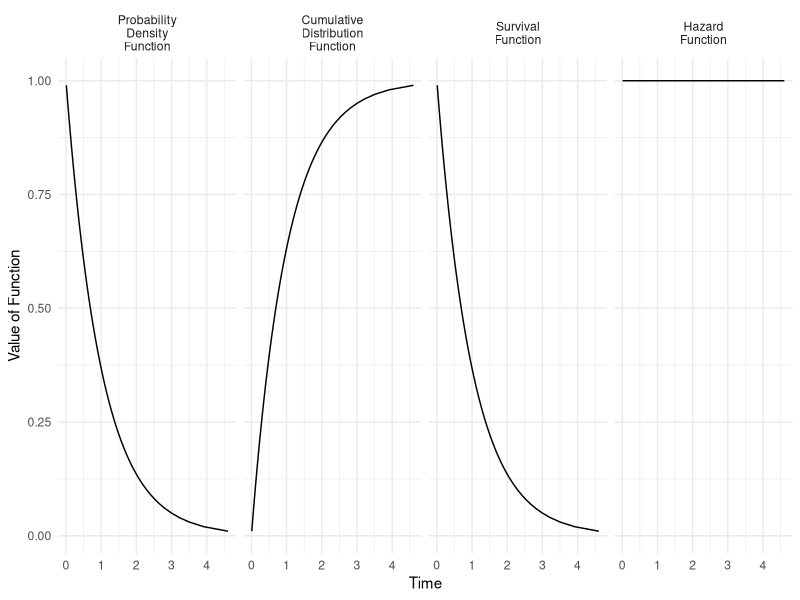

Source code (R):
## ---- chunk 1
library(tidyverse)
## ---- chunk 2

tibble(p = seq(.01,.99,.01)) |>
  mutate(
    y = qexp(p),
    `Probability\nDensity\nFunction` = dexp(y),
    `Cumulative\nDistribution\nFunction` = pexp(y),
    `Survival\nFunction` = 1 - pexp(y),
    `Hazard\nFunction` = 1
  ) |>
  pivot_longer(cols = -c(1:2)) |>
  mutate(name = fct_relevel(factor(name), c("Probability\nDensity\nFunction","Cumulative\nDistribution\nFunction","Survival\nFunction","Hazard\nFunction"))) |>
  ggplot(aes(x = y, y = value)) +
  geom_line() +
  facet_wrap(~name, nrow = 1) +
  ylab("Value of Function") +
  xlab("Time") +
  theme_minimal()
## ---- chunk 3
simulated <- tibble(id = 1:1000) |>
  mutate(
    # Exponential draws
    t = rexp(n()),
    # Trial cuts off at time 3
    c = t > 3,
    # Observed y is truncated at 3
    t_tilde = ifelse(t > 3, 3, t)
  )
## ---- chunk 4
log_likelihood <- function(log_lambda, data) {
  data |>
    mutate(
      likelihood_i = case_when(
        c == 0 ~ dexp(t_tilde, rate = exp(log_lambda)),
        c == 1 ~ pexp(t_tilde, rate = exp(log_lambda), lower.tail = FALSE)
      )
    ) |>
    summarize(
      log_likelihood = sum(log(likelihood_i))
    ) |>
    pull(log_likelihood)
}
## ---- chunk 5
optimize.out <- optimize(
  log_likelihood,  # function to optimize
  lower = -1,      # lower limit of log_lambda candidates
  upper = 1,       # upper limit of log_lambda candidates
  maximum = TRUE,  # search for maximum
  tol = .01,       # get within tol of truth
  data = simulated # other argument to log_likelihood
)
## ---- chunk 6
log_lambda_hat <- optimize.out$maximum
lambda_hat <- exp(log_lambda_hat) |> print()
## ---- chunk 7
simulated <- tibble(id = 1:1000) |>
  mutate(
    x1 = rnorm(n()),
    x2 = rnorm(n()),
    lambda = exp(-1 + .5 * x1 + .5 * x2),
    t = rexp(n(), rate = lambda),
    # Create censoring at time 3
    c = t > 3,
    t_tilde = ifelse(t > 3, 3, t)
  ) |>
  select(x1, x2, c, t_tilde)
## ---- chunk 8
log_likelihood <- function(parameters, data, formula) {
  
  # Parameters are coefficients
  beta <- parameters
  
  # Get the X matrix
  X <- model.matrix(formula, data = data)
  
  # Calculate lambda values at that parameter vector
  lambda <- exp(X %*% beta)
  
  # Calculate the likelihood
  data |>
    # Create a column with the lambda values for each case
    mutate(lambda = lambda) |>
    summarize(
      # Use the formula from above, translated to code
      log_likelihood = sum(
        (1 - c) * log(dexp(t_tilde, rate = lambda)) + 
          c * log(1 - pexp(t_tilde, rate = lambda))
      )
    ) |>
    # Pull the log likelihood value to return
    pull(log_likelihood)
}
## ---- chunk 9
optim.out <- optim(
  par = c(0,0,0),                # initial parameter values
  fn = log_likelihood,           # function to optimize
  control = list(fnscale = -1),  # find max instead of min
  hessian = TRUE,                # also return the Hessian
  data = simulated,              # passed to log_likelihood
  formula = formula(t_tilde ~ x1 + x2) # passed to log_likelihood
)
## ---- chunk 10
beta_hat <- optim.out$par |> print()
## ---- chunk 11
hessian <- optim.out$hessian
## ---- chunk 12
beta_hat_vcov <- -solve(hessian)
## ---- chunk 13
tibble(
  variable = c("Intercept","x1","x2"),
  beta = beta_hat,
  se = sqrt(diag(beta_hat_vcov))
)
## ---- chunk 14
library(survival)
canned_fit <- survreg(
  Surv(time = t_tilde, event = 1 - c) ~ x1 + x2,
  data = simulated,
  dist = "exponential"
)
summary(canned_fit)
## ---- chunk 15
to_predict <- tibble(x1 = 0, x2 = 1)
## ---- chunk 16
X_new <- model.matrix(~ x1 + x2, data = to_predict)
## ---- chunk 17
lambda_hat <- exp(X_new %*% beta_hat) |> print()
## ---- chunk 18
survival_hat <- pexp(2, rate = lambda_hat, lower.tail = FALSE)
## ---- chunk 19
beta_star <- mvtnorm::rmvnorm(n = 1000, mean = beta_hat, sigma = beta_hat_vcov)
## ---- chunk 20
lambda_star <- exp(X_new %*% t(beta_star))
## ---- chunk 21
survival_star <- pexp(2, rate = lambda_star, lower.tail = FALSE)
## ---- chunk 22
se_survial_hat <- sd(survival_star)
## ---- chunk 23
canned_linear_prediction <- predict(
  canned_fit, 
  type = "linear", 
  newdata = to_predict
)
## ---- chunk 24
canned_lambda_hat <- 1 / exp(canned_linear_prediction)
## ---- chunk 25
cbind(
  diy = lambda_hat[1,1],
  canned = canned_lambda_hat
)
